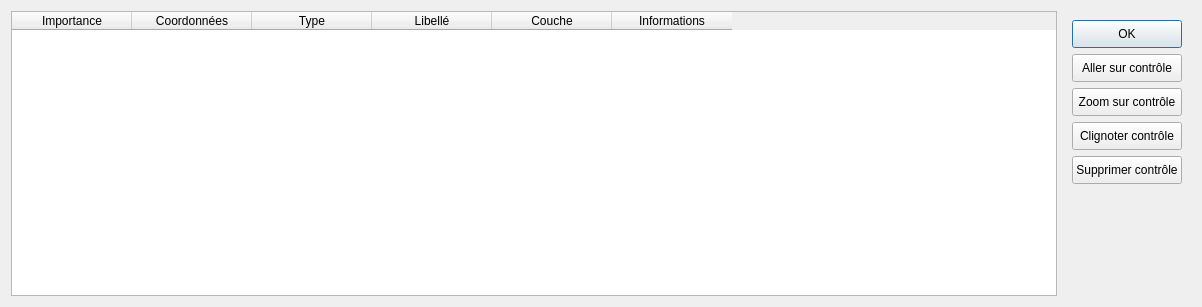
<?xml version="1.0" encoding="UTF-8"?>
<ui version="4.0">
 <class>Dialog</class>
 <widget class="QDialog" name="Dialog">
  <property name="geometry">
   <rect>
    <x>0</x>
    <y>0</y>
    <width>1202</width>
    <height>307</height>
   </rect>
  </property>
  <property name="windowTitle">
   <string>Contrôles</string>
  </property>
  <property name="windowIcon">
   <iconset>
    <normaloff>../resources_img/see.jpg</normaloff>../resources_img/see.jpg</iconset>
  </property>
  <layout class="QHBoxLayout" name="horizontalLayout">
   <item>
    <widget class="QTableWidget" name="tableWidget">
     <property name="sizeAdjustPolicy">
      <enum>QAbstractScrollArea::AdjustToContents</enum>
     </property>
     <property name="editTriggers">
      <set>QAbstractItemView::NoEditTriggers</set>
     </property>
     <property name="dragEnabled">
      <bool>false</bool>
     </property>
     <property name="dragDropOverwriteMode">
      <bool>false</bool>
     </property>
     <property name="alternatingRowColors">
      <bool>true</bool>
     </property>
     <property name="selectionMode">
      <enum>QAbstractItemView::SingleSelection</enum>
     </property>
     <property name="textElideMode">
      <enum>Qt::ElideRight</enum>
     </property>
     <property name="verticalScrollMode">
      <enum>QAbstractItemView::ScrollPerPixel</enum>
     </property>
     <property name="horizontalScrollMode">
      <enum>QAbstractItemView::ScrollPerPixel</enum>
     </property>
     <property name="gridStyle">
      <enum>Qt::SolidLine</enum>
     </property>
     <property name="sortingEnabled">
      <bool>true</bool>
     </property>
     <property name="wordWrap">
      <bool>false</bool>
     </property>
     <property name="cornerButtonEnabled">
      <bool>false</bool>
     </property>
     <property name="columnCount">
      <number>6</number>
     </property>
     <attribute name="horizontalHeaderVisible">
      <bool>true</bool>
     </attribute>
     <attribute name="horizontalHeaderCascadingSectionResizes">
      <bool>true</bool>
     </attribute>
     <attribute name="horizontalHeaderMinimumSectionSize">
      <number>120</number>
     </attribute>
     <attribute name="horizontalHeaderDefaultSectionSize">
      <number>120</number>
     </attribute>
     <attribute name="horizontalHeaderHighlightSections">
      <bool>true</bool>
     </attribute>
     <attribute name="horizontalHeaderStretchLastSection">
      <bool>false</bool>
     </attribute>
     <attribute name="verticalHeaderVisible">
      <bool>false</bool>
     </attribute>
     <column>
      <property name="text">
       <string>Importance</string>
      </property>
     </column>
     <column>
      <property name="text">
       <string>Coordonnées</string>
      </property>
     </column>
     <column>
      <property name="text">
       <string>Type</string>
      </property>
     </column>
     <column>
      <property name="text">
       <string>Libellé</string>
      </property>
     </column>
     <column>
      <property name="text">
       <string>Couche</string>
      </property>
     </column>
     <column>
      <property name="text">
       <string>Informations</string>
      </property>
     </column>
    </widget>
   </item>
   <item>
    <widget class="QWidget" name="widget" native="true">
     <property name="sizePolicy">
      <sizepolicy hsizetype="Fixed" vsizetype="Preferred">
       <horstretch>0</horstretch>
       <verstretch>0</verstretch>
      </sizepolicy>
     </property>
     <layout class="QVBoxLayout" name="verticalLayout">
      <item>
       <widget class="QPushButton" name="ok">
        <property name="minimumSize">
         <size>
          <width>0</width>
          <height>28</height>
         </size>
        </property>
        <property name="text">
         <string>OK</string>
        </property>
       </widget>
      </item>
      <item>
       <widget class="QPushButton" name="showme">
        <property name="minimumSize">
         <size>
          <width>0</width>
          <height>28</height>
         </size>
        </property>
        <property name="text">
         <string>Aller sur contrôle</string>
        </property>
       </widget>
      </item>
      <item>
       <widget class="QPushButton" name="zoom">
        <property name="minimumSize">
         <size>
          <width>0</width>
          <height>28</height>
         </size>
        </property>
        <property name="text">
         <string>Zoom sur contrôle</string>
        </property>
       </widget>
      </item>
      <item>
       <widget class="QPushButton" name="blink">
        <property name="minimumSize">
         <size>
          <width>0</width>
          <height>28</height>
         </size>
        </property>
        <property name="text">
         <string>Clignoter contrôle</string>
        </property>
       </widget>
      </item>
      <item>
       <widget class="QPushButton" name="suppr">
        <property name="minimumSize">
         <size>
          <width>0</width>
          <height>28</height>
         </size>
        </property>
        <property name="text">
         <string>Supprimer contrôle</string>
        </property>
       </widget>
      </item>
      <item>
       <spacer name="verticalSpacer">
        <property name="orientation">
         <enum>Qt::Vertical</enum>
        </property>
        <property name="sizeHint" stdset="0">
         <size>
          <width>20</width>
          <height>168</height>
         </size>
        </property>
       </spacer>
      </item>
     </layout>
    </widget>
   </item>
  </layout>
 </widget>
 <resources/>
 <connections>
  <connection>
   <sender>ok</sender>
   <signal>clicked()</signal>
   <receiver>Dialog</receiver>
   <slot>accept()</slot>
   <hints>
    <hint type="sourcelabel">
     <x>795</x>
     <y>19</y>
    </hint>
    <hint type="destinationlabel">
     <x>744</x>
     <y>318</y>
    </hint>
   </hints>
  </connection>
  <connection>
   <sender>ok</sender>
   <signal>clicked()</signal>
   <receiver>Dialog</receiver>
   <slot>reject()</slot>
   <hints>
    <hint type="sourcelabel">
     <x>771</x>
     <y>17</y>
    </hint>
    <hint type="destinationlabel">
     <x>744</x>
     <y>4</y>
    </hint>
   </hints>
  </connection>
 </connections>
</ui>
